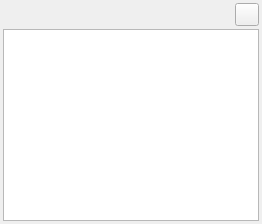
  <widget class="QDockWidget" name="dockWidgetNavPanel">
   <property name="minimumSize">
    <size>
     <width>102</width>
     <height>168</height>
    </size>
   </property>
   <property name="features">
    <set>QDockWidget::AllDockWidgetFeatures</set>
   </property>
   <property name="windowTitle">
    <string>&amp;Navigation</string>
   </property>
   <attribute name="dockWidgetArea">
    <number>2</number>
   </attribute>
   <widget class="QWidget" name="dockWidgetContents_2">
    <layout class="QVBoxLayout" name="verticalLayout_6">
     <property name="spacing">
      <number>3</number>
     </property>
     <property name="leftMargin">
      <number>3</number>
     </property>
     <property name="topMargin">
      <number>3</number>
     </property>
     <property name="rightMargin">
      <number>3</number>
     </property>
     <property name="bottomMargin">
      <number>3</number>
     </property>
     <item>
      <layout class="QHBoxLayout" name="horizontalLayout_4">
       <property name="spacing">
        <number>0</number>
       </property>
       <property name="topMargin">
        <number>0</number>
       </property>
       <item>
        <spacer name="horizontalSpacer_4">
         <property name="orientation">
          <enum>Qt::Horizontal</enum>
         </property>
         <property name="sizeHint" stdset="0">
          <size>
           <width>40</width>
           <height>20</height>
          </size>
         </property>
        </spacer>
       </item>
       <item>
        <widget class="QToolButton" name="btNavLock">
         <property name="sizePolicy">
          <sizepolicy hsizetype="Minimum" vsizetype="Minimum">
           <horstretch>0</horstretch>
           <verstretch>0</verstretch>
          </sizepolicy>
         </property>
         <property name="toolTip">
          <string>&lt;html&gt;&lt;head/&gt;&lt;body&gt;&lt;p&gt;Lock/Unlock navigation panel &lt;/p&gt;&lt;p&gt;If unlocked, the selected item will be syncronised with the cursor position.&lt;/p&gt;&lt;/body&gt;&lt;/html&gt;</string>
         </property>
         <property name="text">
          <string/>
         </property>
         <property name="icon">
          <iconset theme="system-lock-screen">
           <normaloff>.</normaloff>.</iconset>
         </property>
         <property name="iconSize">
          <size>
           <width>16</width>
           <height>16</height>
          </size>
         </property>
         <property name="checkable">
          <bool>true</bool>
         </property>
         <property name="checked">
          <bool>false</bool>
         </property>
        </widget>
       </item>
      </layout>
     </item>
     <item>
      <widget class="OutlineTreeWidget" name="twNavigation">
       <property name="toolTip">
        <string>Show the current editor structure</string>
       </property>
       <property name="statusTip">
        <string>Show the current editor structure</string>
       </property>
       <attribute name="headerVisible">
        <bool>false</bool>
       </attribute>
       <column>
        <property name="text">
         <string notr="true">1</string>
        </property>
       </column>
      </widget>
     </item>
    </layout>
   </widget>
  </widget>
